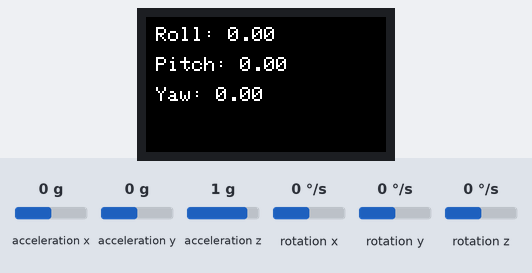
Recording of a program running on a simulated ESP32. Shown: 240×135 colour display. The test bench sets the inputs (shaded band); at power-on: acceleration x 0 g, rotation x 0 °/s, acceleration y 0 g, rotation y 0 °/s, rotation z 0 °/s, acceleration z 1 g.

Above: at 1.3 s.
1.4 s: acceleration x set to -0.8 g
At 1.9 s:
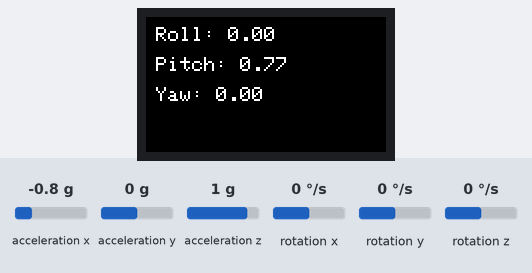
4.4 s: rotation x set to -192 °/s
At 4.6 s:
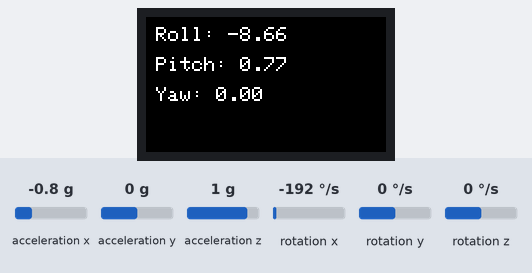
5.9 s: acceleration y set to -1.4 g
At 6.22 s:
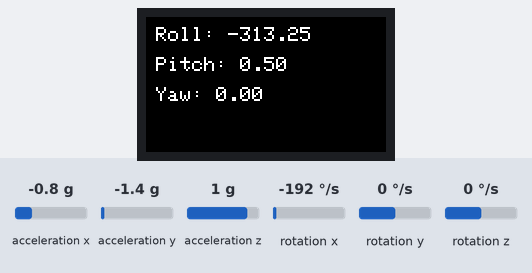
8.9 s: rotation y set to -192 °/s
At 9.13 s:
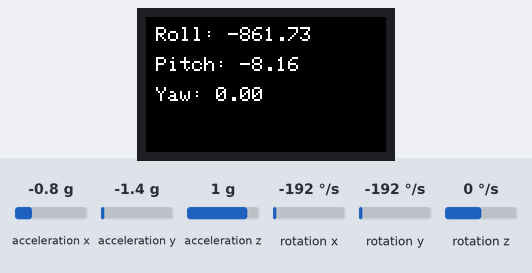
11.9 s: rotation z set to -192 °/s
At 12.39 s:
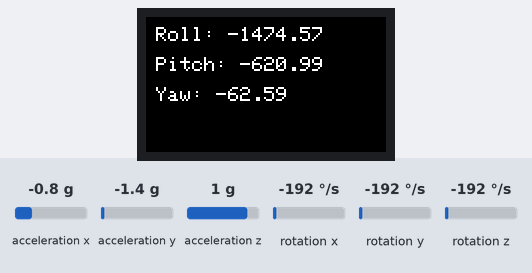
14.9 s: rotation x set to 192 °/s
At 15.34 s:
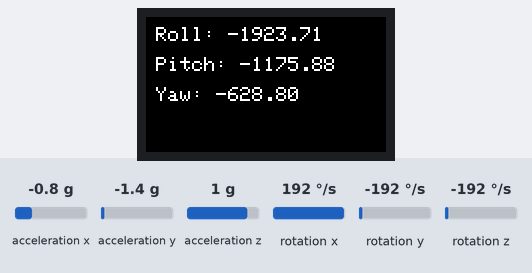

The program:

main.cpp
```cpp
#include <Arduino.h>

#include "M5StickCPlus2.h"

// Variables for storing sensor readings
float ax, ay, az;
float gx, gy, gz;

// Variables for orientation
float roll, pitch, yaw;
float rollGyro, pitchGyro, yawGyro;
float rollAccel, pitchAccel;

// Time tracking
unsigned long lastTime;
float dt;

void setup()
{
  M5.begin();
  M5.Imu.init();

  lastTime = millis();

  // Set up the display
  M5.Lcd.setRotation(3); // Set the display rotation
  M5.Lcd.fillScreen(BLACK);
  M5.Lcd.setTextColor(WHITE);
  M5.Lcd.setTextSize(2);
}

void loop()
{
  // Read accelerometer and gyroscope data
  M5.Imu.getAccelData(&ax, &ay, &az);
  M5.Imu.getGyroData(&gx, &gy, &gz);

  // Calculate elapsed time
  unsigned long currentTime = millis();
  dt = (currentTime - lastTime) / 1000.0;
  lastTime = currentTime;

  // Convert gyroscope data from degrees per second to radians per second
  gx = radians(gx);
  gy = radians(gy);
  gz = radians(gz);

  // Integrate gyroscope data to get angles
  rollGyro += gx * dt;
  pitchGyro += gy * dt;
  yawGyro += gz * dt;

  // Calculate accelerometer angles
  rollAccel = atan2(ay, az);
  pitchAccel = atan2(-ax, sqrt(ay * ay + az * az));

  // Complementary filter to combine accelerometer and gyroscope data
  float alpha = 0.98; // filter coefficient
  roll = alpha * rollGyro + (1.0 - alpha) * rollAccel;
  pitch = alpha * pitchGyro + (1.0 - alpha) * pitchAccel;
  yaw = yawGyro; // Gyroscope is generally used for yaw

  // Convert to degrees for better readability
  roll = degrees(roll);
  pitch = degrees(pitch);
  yaw = degrees(yaw);

  // Clear the display
  M5.Lcd.fillScreen(BLACK);

  // Print the orientation
  M5.Lcd.setCursor(10, 10);
  M5.Lcd.printf("Roll: %.2f", roll);
  M5.Lcd.setCursor(10, 40);
  M5.Lcd.printf("Pitch: %.2f", pitch);
  M5.Lcd.setCursor(10, 70);
  M5.Lcd.printf("Yaw: %.2f", yaw);

  delay(10); // Adjust the delay as needed
}
```

Measured:
- after the input at 1.4 s, the display: changes after 0.06 s (image 1)
- after the input at 4.4 s, the display: changes after 0.05 s (image 2)
